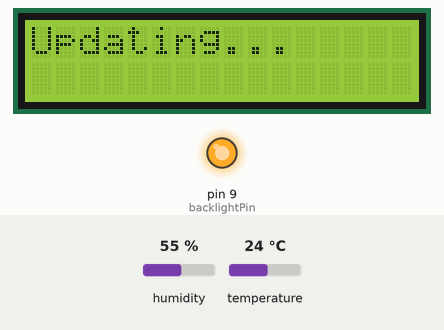
A sketch run on a simulated Arduino Uno, built with avr-gcc and run on an emulated ATmega328P. On the bench: 16×2 character LCD, output pins drawn as LEDs (lit = HIGH). The test bench sets the inputs (shaded band); at power-on: temperature 24 °C, humidity 55 %.

Above: at 2.6 s.
2.7 s: temperature set to 12 °C
At 9.0 s:
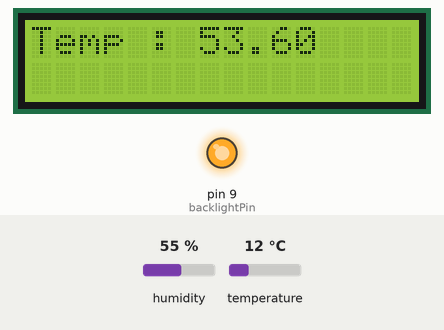
9.3 s: temperature set to 19 °C
At 13.8 s:
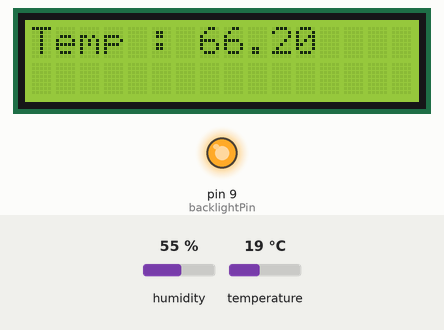
14.7 s: temperature set to 28 °C
At 18.6 s:
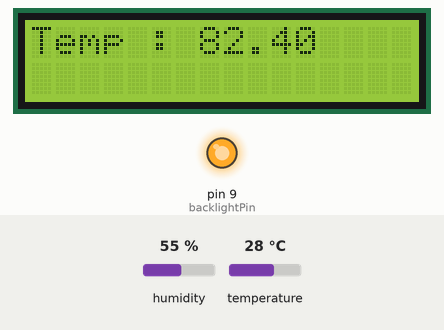
Timing chart, 0 to 20.1 s (numbered marks = the images above; inputs shaded):
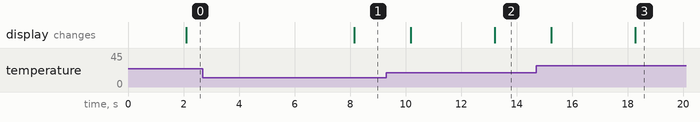

The sketch:

sketch_jul3a.ino
```cpp
#include <LiquidCrystal.h>
#include <DHT.h>

#define DHTTYPE DHT11
const int DHTPIN = 7;

// initialize the library with the numbers of the interface pins
LiquidCrystal lcd(13, 11, 5, 4, 3, 2);
DHT dht(DHTPIN, DHTTYPE);

int backlightPin = 9;

float prevTemperature = 0;
float temperature = 0;

void setup() {
  Serial.begin(9600);
  dht.begin();
  lcd.begin(16, 2);
   pinMode(backlightPin, OUTPUT);
  analogWrite(backlightPin, 255);
}

void loop() {
 delay(2000);
temperature = dht.readTemperature(true);
  lcd.setCursor(0, 0);
  lcd.clear();
lcd.print("Temp : ");
lcd.print(temperature);

if(temperature != prevTemperature)
{
  lcd.setCursor(0, 0);
  lcd.clear();

  lcd.print("Updating...");
  delay(1000);

  prevTemperature = temperature;
  }

}
```

Measured:
- after the input at 2.7 s, the display: changes after 5.5 s (image 1)
- after the input at 9.3 s, the display: first changes after 0.88 s (image 2 shows a later state)
- after the input at 14.7 s, the display: first changes after 0.54 s (image 3 shows a later state)
